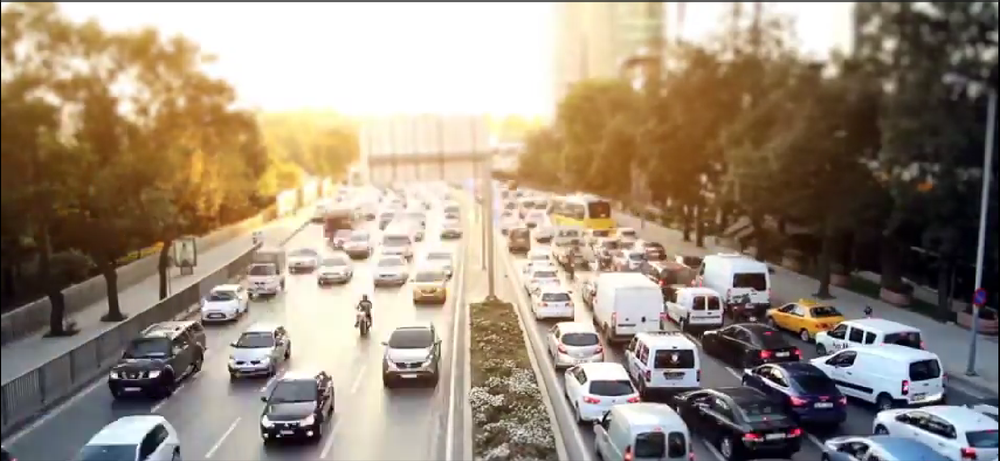
#> input picture exp10/template.png, 1000 x 461 px, shrunk from 1817 x 838 before the run
$ jupyter execute --allow-errors Untitled.ipynb
#> lines starting #> are read from the running program, lines starting #| are printed output that depends on the picture
[cell 1]
import cv2
import numpy as np

def stabilize_video(input_video, template_region, output_video):
#> called with input_video = 'input_video.mp4', template_region = 'template.png', output_video = 'stabilized_video.avi'
    cap = cv2.VideoCapture(input_video)
    template = cv2.imread(template_region, 0)
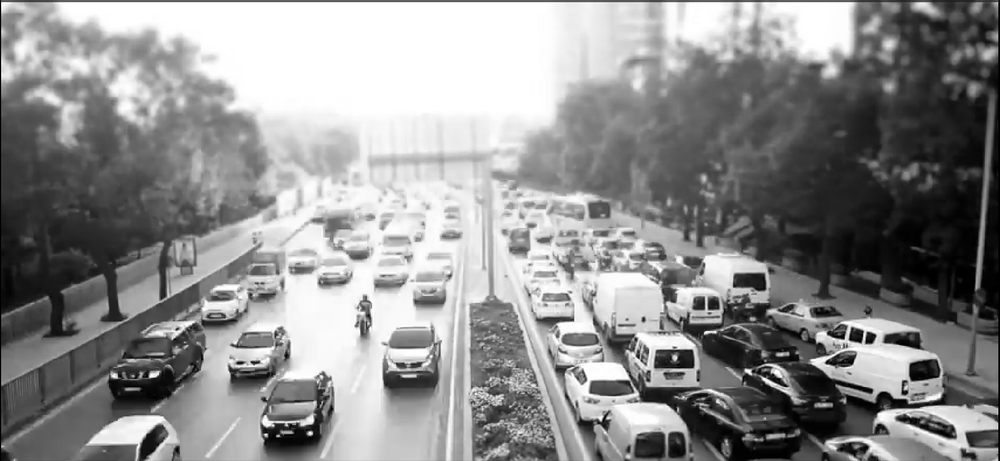
#> template: shape (461, 1000); min 0, max 255, mean 142.4
    template_height, template_width = template.shape
#> template_height = 461; template_width = 1000

    # Define the output codec and create VideoWriter object
    fourcc = cv2.VideoWriter_fourcc(*'XVID')
    out = cv2.VideoWriter(output_video, fourcc, 30.0, (template_width, template_height))

    # Read the first frame
    ret, prev_frame = cap.read()
    prev_gray = cv2.cvtColor(prev_frame, cv2.COLOR_BGR2GRAY)

    while True:
        ret, frame = cap.read()
        if not ret:
            break

        # Convert frame to grayscale
        gray = cv2.cvtColor(frame, cv2.COLOR_BGR2GRAY)

        # Perform template matching
        result = cv2.matchTemplate(gray, template, cv2.TM_CCOEFF_NORMED)
        min_val, max_val, min_loc, max_loc = cv2.minMaxLoc(result)
        top_left = max_loc
        bottom_right = (top_left[0] + template_width, top_left[1] + template_height)

        # Calculate the motion vector
        motion_vector = (top_left[0] - template_width // 2, top_left[1] - template_height // 2)

        # Correct the frame using the motion vector
        stabilized_frame = np.roll(frame, motion_vector, axis=(0, 1))

        # Write the stabilized frame to the output video
        out.write(stabilized_frame)

    cap.release()
    out.release()
    cv2.destroyAllWindows()

# Example usage
#> (the rest of this cell did not finish here and is left out)
